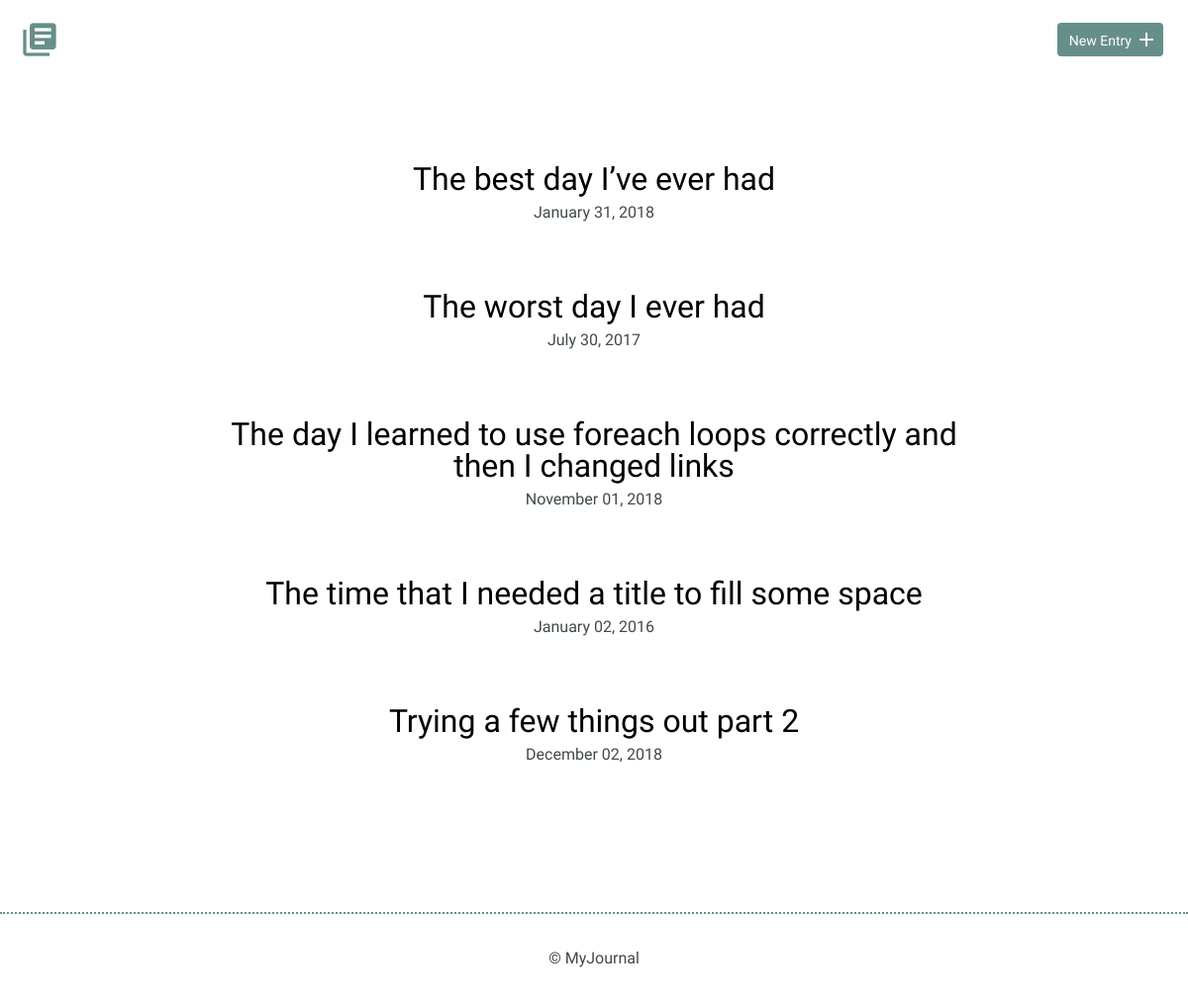
Before: / with the older database file.
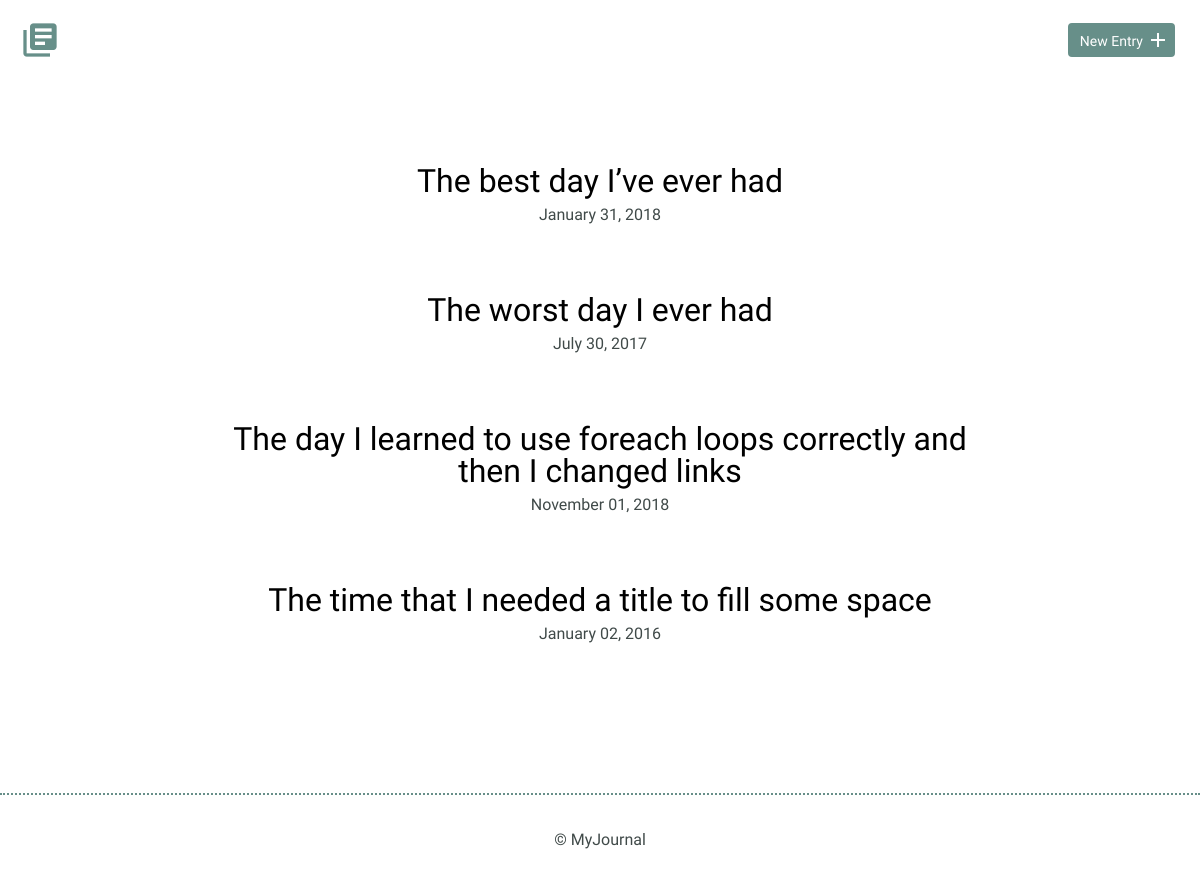
After: the same page with the newer database file.
### tables this page shows
CREATE TABLE "journal" (
	`journal_id`	INTEGER,
	`title`	TEXT,
	`date`	TEXT,
	`time_spent`	INTEGER,
	`entry`	TEXT,
	PRIMARY KEY(`journal_id`)
);

### inc/functions.php (called while the page is built, shortened)
<?php
try {
      $sql = "SELECT * FROM journal";
      $results = $db->prepare($sql);
      $results->execute();
      $journals =  $results->fetchAll(PDO::FETCH_ASSOC);
      }  catch (Exception $e) {
    echo "Bad request from query 1: " . $e->getMessage();
    exit;
}

### index.php (the view)
<?php
require('inc/connection.php');
include('inc/functions.php');
include('inc/header.php');
?>
      <section>
            <div class="container">
                <div class="entry-list">
                    <?php
                    foreach($journals as $entry) {
                      echo '<article><h2><a href="detail.php?q=' .$entry["journal_id"]
                              .'">' .$entry['title'] . '</a></h2>';
                           $getdate = $entry['date'];
                             $date = date("F d, Y", strtotime($getdate));
                          echo '<time datetime="' .$getdate .'">'
                                .$date .'</time></article>';
                              }
                              ?>
                </div>
            </div>
        </section>
        <?php include('inc/footer.php'); ?>
    </body>
</html>

### inc/header.php (shortened to what this page needs)
<html>
    <head>
        <link rel="stylesheet" href="css/normalize.css">
        <link rel="stylesheet" href="css/site.css">
    </head>
    <body>
        <header>
            <div class="container">
                <div class="site-header">
                    <a class="logo" href="index.php"><i class="material-icons">library_books</i></a>
                    <a class="button icon-right" href="new.php"><span>New Entry</span> <i class="material-icons">add</i></a>
                </div>
            </div>
        </header>

### inc/footer.php
<?php
echo "<footer>
    <div>
        &copy; MyJournal
    </div>
</footer>";
 ?>

### css/site.css (style rules this page uses)
body { font-size: 16px; color: #404a49; font-family: 'Cousine', serif; font-weight: 400; }
.container { margin: 0 auto; padding: 0 25px; }
header .site-header { margin: 0 auto; height: 95px; }
header .logo i { color: #678f89; margin: 20px 0 0 -5px; float: left; font-size: 40px; }
header .button { float: right; margin: 33px 0 0 0; }
footer { text-align: center; padding: 35px 0; border-top: 2px dotted #678f89; }
.button { padding: 8px 10px 6px 10px; background: #678f89; border: 2px solid #678f89; border-radius: 4px; text-decoration: none; color: #FFF; position: relative; text-align: center; font-size: 14px; }
.button.icon-right { padding-right: 30px; top: -10px; }
.button.icon-right i { position: absolute; top: 3px; right: 3px; }
h1, h2, h3 { margin: 0; font-weight: 400; line-height: 1em; color: #000; }
h2 { font-size: 32px; }
h2 a { text-decoration: none; color: #000; }
.entry-list, .edit-entry, .new-entry { max-width: 800px; margin: 0 auto; padding: 70px 0 150px 0; }
.entry-list article { margin-bottom: 70px; text-align: center; }
.entry-list article:last-child { margin-bottom: 0; }
.entry-list article h2 { margin-bottom: 8px; }

Changed rows visible on the page:
removed journal: title "Trying a few things out part 2", date "December 02, 2018"
